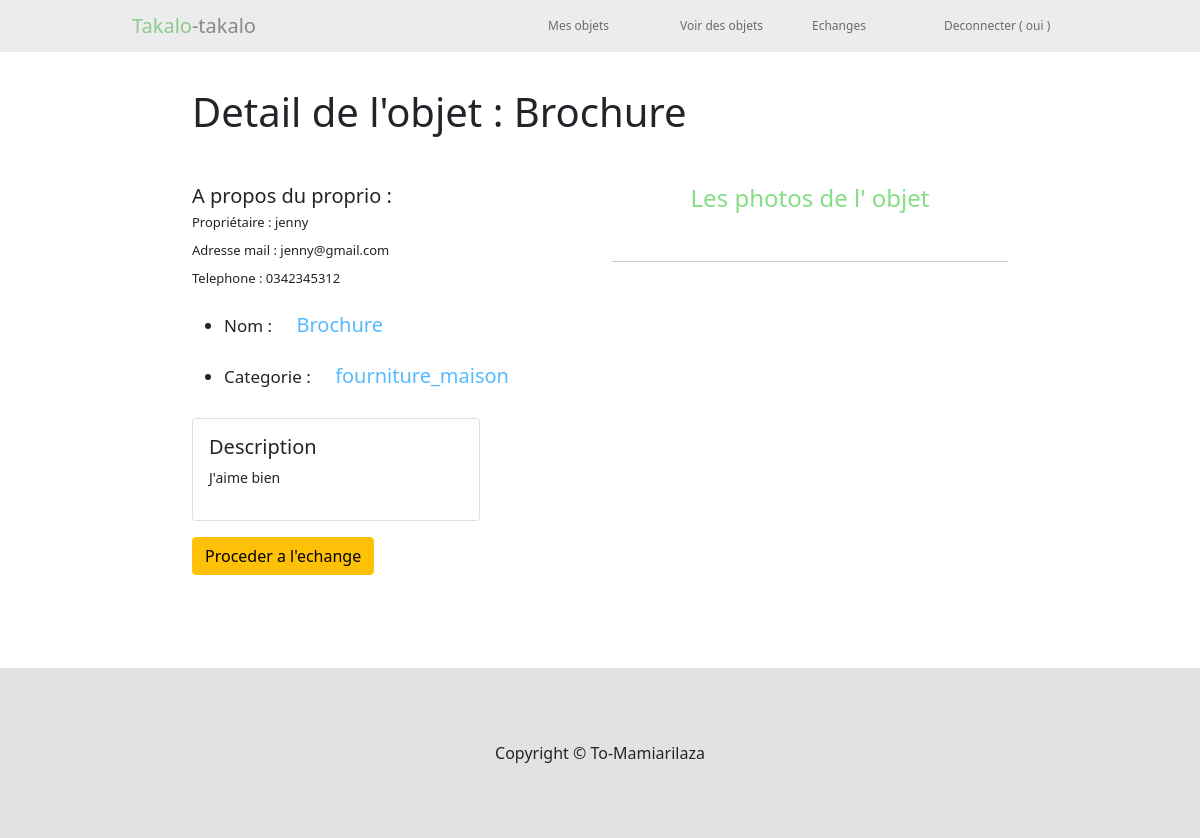
Screenshot of /index.php/echange/detailOtherObjet/6 (signed in) with the database file from the repository.
### tables this page shows
create table Objet(
    idObjet int primary key AUTO_INCREMENT,
    idCategorie int,
    idUser int,
    nom VARCHAR(20),
    description VARCHAR(200),
    prix double precision,
    foreign key(idCategorie) references Categorie(idCategorie),
    foreign key(idUser) references User(idUser)
);

create table User(
    idUser int primary key AUTO_INCREMENT,
    nom VARCHAR(50),
    prenom VARCHAR(50),
    mdp VARCHAR(50),
    mail VARCHAR(50),
    tel VARCHAR(20)
);

### application/controllers/Echange.php (called while the page is built, shortened)
<?php
class Echange extends CI_Controller {
    public function detailOtherObjet($idObjet)
    {
        $this->load->model("objets_model", 'objmodel');
        $this->load->model("echange_model", 'emodel');
        $this->load->model("backOffice_model", "backoffice");
        $idUser = $this->session->userdata("userId")->idUser;
        $objet = $this->objmodel->getObjet($idObjet);
        $data['content'] = "detailOtherObjet";
        $data['header'] = "header";
        $data['title'] = "Detail de l'objet";
        $data['objet'] = $objet;
        $idProprietaire = $this->emodel->getCurrentProprietaire($idObjet);
        $data['proprietaire'] = $this->emodel->getUser($idProprietaire);
        $categorie = $this->backoffice->getCategorie($data['objet']['idCategorie']);
        $data['categorie'] = $categorie['nom'];
        $data['photos'] = $this->objmodel->getPhoto($objet['idObjet']);
        $data['ownObjets'] = $this->emodel->getUserObjet($idUser);
        $this->load->view("template", $data);
    }
}

### index.php (called while the page is built, shortened)
<?php
require_once BASEPATH.'core/CodeIgniter.php';

### application/models/Objets_model.php (called while the page is built, shortened)
<?php
    class Objets_model extends CI_Model {
        public function getObjet($idObjet)
        {
            $sql = "SELECT * FROM Objet  where idObjet=%d";
            $sql = sprintf($sql, $idObjet);
            $query = $this->db->query($sql);
            $objet = $query->row_array();
            return $objet;
        }
}
?>

### application/models/Echange_model.php (called while the page is built, shortened)
<?php
    class Echange_model extends CI_Model {
        public function getAllObjet(){
            $sql = "SELECT * FROM Objet";
            $query=$this->db->query($sql);
            $liste=array();
            foreach($query->result_array() as $row){
                $liste[]=$row;
            }
            return $liste;
        }
        public function getUserObjet($idUser)
        {
            $resultat = array();
            $objets = $this->model->getAllObjet();
            foreach ($objets as $objet) {
                $currentUser = $this->getCurrentProprietaire($objet['idObjet']);
                if ($currentUser == $idUser) {
                    $resultat[] = $objet;
                }
            }
            return $resultat;
        }
        public function getCurrentProprietaire($idObjet)
        {
            $sql = "SELECT * FROM Echange WHERE dateHeureAccepte is not null and (idObjetDemande = %d or idObjetEchange = %d) order by idEchange desc limit 1";
            $sql = sprintf($sql, $idObjet, $idObjet);
            $query=$this->db->query($sql);
            $resultat = $query->row_array();
            if ($resultat == null) {
                $objet = $this->model->getObjet($idObjet);
                return $objet['idUser'];
            }
            if ($idObjet == $resultat['idObjetDemande']) {
                return $resultat['idEnvoyeur'];
            }
            return $resultat['idRecepteur'];
        }
        public function getUser($idProprietaire)
        {
            $sql = "SELECT * from User WHERE idUser = %d";
            $sql = sprintf($sql, $idProprietaire);
            $query = $this->db->query($sql);
            return $query->row_array();
        }
        public function getObjet($idObjet)
        {
            $sql = "SELECT * FROM Objet where idObjet=%d";
            $sql=sprintf($sql,$idObjet);
            $query = $this->db->query($sql);
            $resultat = $query->row_array();
            return $resultat;
        }
    }
?>

### application/models/BackOffice_model.php (called while the page is built, shortened)
<?php
    class BackOffice_model extends CI_Model
    {
        public function getCategorie($idCategorie){
            $sql = "SELECT * FROM Categorie WHERE idCategorie = %d";
            $sql = sprintf($sql, $idCategorie);
            $query= $this->db->query($sql);
            $liste= $query->row_array();
            return $liste;
        }
    }
?>

### application/views/detailOtherObjet.php (the view, shortened to what this page needs)
<link rel="stylesheet" href="<?php echo base_url("assets/css/detailObjet.css"); ?>">
<div class="container">
    <h1>Detail de l'objet : <?php echo $objet['nom']; ?></h1>
    <div class="row mt-5">
        <div class="col-md-6">
            <div class="proprio">
                <h5>A propos du proprio :</h5>
                <p>Propriétaire : <?php echo $proprietaire['prenom']; ?></p>
                <p>Adresse mail : <?php echo $proprietaire['mail']; ?></p>
                <p>Telephone : <?php echo $proprietaire['tel']; ?></p>
            </div>
            <ul class="detail">
                <li>Nom : <span><?php echo $objet['nom']; ?></span></li>
                <li>Categorie : <span><?php echo $categorie; ?></span></li>
            </ul>
            <div class="card" style="width: 18rem;">
                <div class="card-body description">
                    <h5>Description</h5>
                    <p><?php echo $objet['description']; ?></p>
                </div>
            </div>
            <a href="" class="btn btn-warning mt-3" data-bs-toggle="modal" data-bs-target="#exampleModal">Proceder a l'echange</a>
        </div>
        <div class="col-md-6 photos">
            <div class="col-md-12">
                <h4 class="mb-5">Les photos de l' objet</h4>
                <hr>
            </div>
        </div>
    </div>
</div>

### assets/css/detailObjet.css (style rules this page uses)
.container { width: 70%; margin-top: 3%; min-height: 580px; }
.photos h4 { text-align: center; color: rgb(133, 221, 133); }
.detail { font-size: 17px; line-height: 50px; }
.detail span { font-weight: 500; font-size: 20px; margin-left: 20px; color: rgb(85, 187, 255); }
.description p { font-size: 14px; }
.proprio { line-height: 12px; font-size: 13px; }

### rows the page displays
objet: nom "Brochure", description "J'aime bien"
user: prenom "jenny", mail "jenny@gmail.com", tel "0342345312"

### other values shown
$this->session->userdata['userId']->nom "oui"
$categorie "fourniture_maison"
